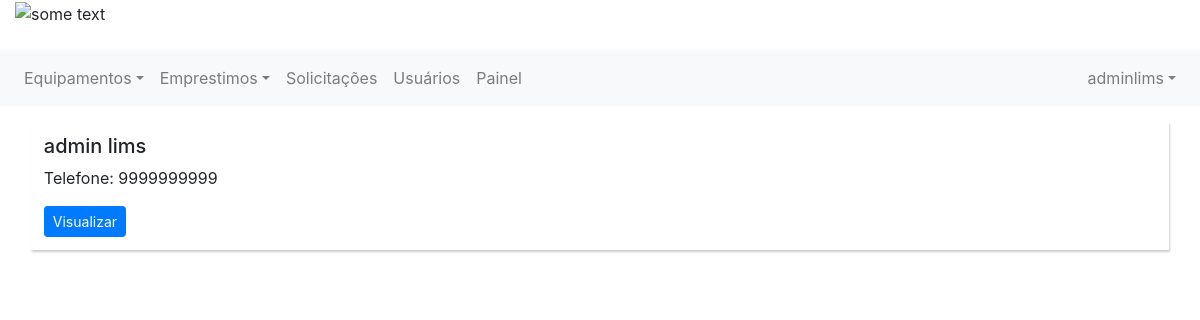
The app's page /usuarios/ (signed in) with its own data.
### controle/models.py (models this page shows, shortened)
class Usuario(models.Model):
    user = models.OneToOneField(User, related_name='profile', on_delete=models.CASCADE, null=True)
    telefone = models.IntegerField()
    tipo = models.ForeignKey(TipoUsuario, on_delete=models.CASCADE)

### usuarios/views.py (the view)
# urls.py: path('usuarios/', views.exibir_usuarios, name="exibir_usuarios"),
@login_required
def exibir_usuarios(request):
    if get_usuario_logado(request).is_superuser:
        usuarios = Usuario.objects.all().order_by('-user__first_name')
        paginator = Paginator(usuarios, 8)
        page = request.GET.get('page')
        usuarios = paginator.get_page(page)
        return render(request, 'exibir_usuarios.html',
                      {'user_logado': get_usuario_logado(request), 'usuarios': usuarios})
    else:
        messages.error(request, 'Acesso negado!')
        return render(request, 'pag_falha.html', {'user_logado': get_usuario_logado(request)})

### usuarios/views.py (called while the page is built)
def get_usuario_logado(request):
    return request.user

### usuarios/templates/exibir_usuarios.html (shortened to what this page needs)
{% extends 'base.html' %}
{% block 'content' %}
  {% if usuarios %}
  <ul class="list-unstyled">
    {% for usuario in usuarios %}
      <li class="media item-preview">
        <div class="media-body">
        <h5 class="nome">{{usuario.user.first_name}} {{ usuario.user.last_name }} </h5>
        <p class="price">Telefone: {{ usuario.telefone }}</p>
        <a class="btn btn-sm btn-primary"  href="{% url 'exibe_um_usuario' usuario.id %}">Visualizar</a>
      </div>
    </li>
    {% endfor %}
  </ul>
  {% else %}
    <p style="font-size: 30px; font-weight: bold; text-align:center">Nenhum usuario encontrado <br> :( </p>
  {% endif %}
{% endblock %}

### controle/templates/base.html (shortened to what this page needs)
{% load staticfiles %}
<!DOCTYPE html>
<html lang="pt">
<head>
    <link rel="stylesheet" href="https://stackpath.bootstrapcdn.com/bootstrap/4.3.1/css/bootstrap.min.css"
>
</head>
<body>
<header class="page-header">
    <div class="">
        <div class="container-fluid">
            <div class="row">
                <div class="col-12">
                    <img src="http://lims.ifpi.edu.br/images/logo.png" alt="some text" width=200 height=80>
                </div>
            </div>
        </div>
        <br>
        <div class="row">
            <div class="col-12">
                <nav class="navbar navbar-expand-sm navbar-light bg-light">
                    <div class="collapse navbar-collapse" id="navbarCollapse">
                        <div class="navbar-nav">
                            <div class="nav-item dropdown">
                                <a href="#" class="nav-link dropdown-toggle" data-toggle="dropdown">Equipamentos</a>
                            </div>
                            <div class="nav-item dropdown">
                                <a href="#" class="nav-link dropdown-toggle" data-toggle="dropdown">Emprestimos</a>
                            </div>
                            {% if user_logado.is_superuser %}
                            <a class="nav-item nav-link" href="{% url 'exibir_solicitacoes' %}">Solicitações </a>
                            <a class="nav-item nav-link" href="{% url 'exibir_usuarios' %}">Usuários </a>
                            <a class="nav-item nav-link" href="{% url 'painel_admin' %}">Painel </a>
                            {% endif %}
                        </div>
                        <div class="navbar-nav dropdown ml-auto">
                            <a href="#" class="nav-link dropdown-toggle" data-toggle="dropdown">
                                {{ user_logado.username }}</a>
                        </div>
                    </div>
                </nav>
            </div>
        </div>
    </div>
</header>
<div class="container-fluid">
    <div class="">
        <div class="" style=" ">
            {% block 'content' %}
            {% endblock %}
        </div>
    </div>
</div>
</body>
</html>

### controle/templates/base.html (style rules this page uses)
.item-preview { box-shadow: rgba(0, 0, 0, .2) 1px 2px 2px; margin: 1em; padding: .8em; }

### records on screen
Usuario: user.first_name "admin", user.last_name "lims", telefone "9999999999"

### other values on screen
{{ user_logado.username }} "adminlims"
